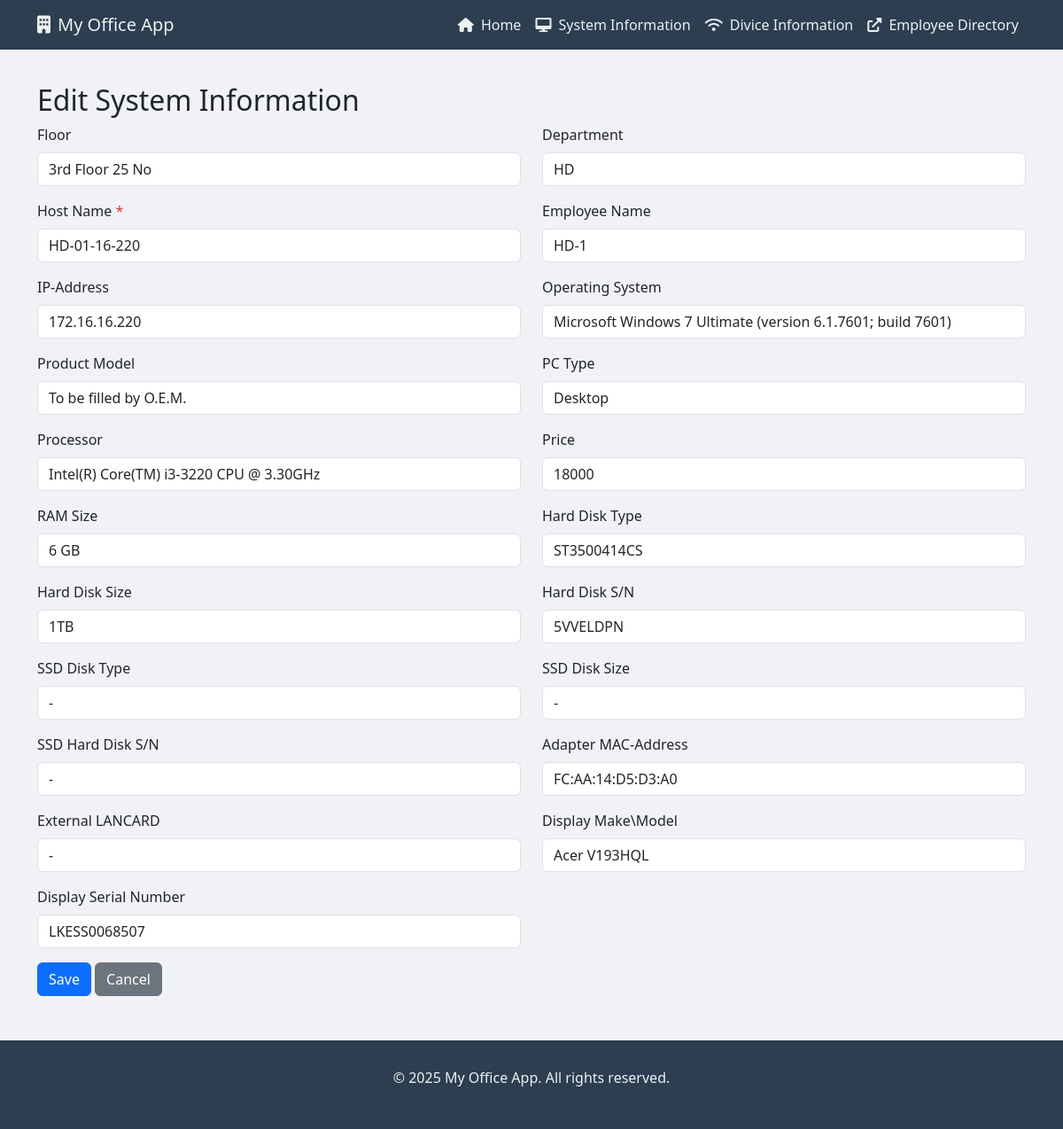
/system_info/edit/1, run on the app's committed database.
### app.py (models this page shows, shortened)
class ComputerSystem(db.Model):
    id = db.Column(db.Integer, primary_key=True)
    floor = db.Column(db.String(100))
    department = db.Column(db.String(100))
    host_name = db.Column(db.String(100), nullable=False)
    employee_name = db.Column(db.String(100))
    ip_address = db.Column(db.String(100))
    operating_system = db.Column(db.String(100))
    product_model = db.Column(db.String(100))
    pc_type = db.Column(db.String(100))
    processor = db.Column(db.String(100))
    price = db.Column(db.String(100))
    ram_size = db.Column(db.String(100))
    hard_disk_type = db.Column(db.String(100))
    hard_disk_size = db.Column(db.String(100))
    hard_disk_sn = db.Column(db.String(100))
    ssd_disk_type = db.Column(db.String(100))
    ssd_disk_size = db.Column(db.String(100))
    ssd_hard_disk_sn = db.Column(db.String(100))
    adapter_mac_address = db.Column(db.String(100))
    external_lancard = db.Column(db.String(100))
    display_make_model = db.Column(db.String(100))
    display_serial_number = db.Column(db.String(100))

### app.py (the view, shortened to what this page needs)
@app.route('/system_info/edit/<int:id>', methods=['GET', 'POST'])
def edit_system_info(id):
    system = ComputerSystem.query.get_or_404(id)
    return render_template('system_info_form.html', system=system, title='Edit System Information')

### app.py (called while the page is built)
@app.context_processor
def inject_datetime():
    return {'datetime': datetime}

### templates/system_info_form.html (shortened to what this page needs)
{% extends "base.html" %}
{% block content %}
    <div class="container mt-4">
        <h2>{{ title }}</h2>
        <form method="POST" action="{{ url_for('add_system_info') if not system else url_for('edit_system_info', id=system.id) }}">
            <div class="row">
                <div class="col-md-6 mb-3">
                    <label for="floor" class="form-label">Floor</label>
                    <input type="text" class="form-control" id="floor" name="floor" value="{{ system.floor if system else '' }}">
                </div>
                <div class="col-md-6 mb-3">
                    <label for="department" class="form-label">Department</label>
                    <input type="text" class="form-control" id="department" name="department" value="{{ system.department if system else '' }}">
                </div>
                <div class="col-md-6 mb-3">
                    <label for="host_name" class="form-label">Host Name <span class="text-danger">*</span></label>
                    <input type="text" class="form-control" id="host_name" name="host_name" value="{{ system.host_name if system else '' }}" required>
                </div>
                <div class="col-md-6 mb-3">
                    <label for="employee_name" class="form-label">Employee Name</label>
                    <input type="text" class="form-control" id="employee_name" name="employee_name" value="{{ system.employee_name if system else '' }}">
                </div>
                <div class="col-md-6 mb-3">
                    <label for="ip_address" class="form-label">IP-Address</label>
                    <input type="text" class="form-control" id="ip_address" name="ip_address" value="{{ system.ip_address if system else '' }}">
                </div>
                <div class="col-md-6 mb-3">
                    <label for="operating_system" class="form-label">Operating System</label>
                    <input type="text" class="form-control" id="operating_system" name="operating_system" value="{{ system.operating_system if system else '' }}">
                </div>
                <div class="col-md-6 mb-3">
                    <label for="product_model" class="form-label">Product Model</label>
                    <input type="text" class="form-control" id="product_model" name="product_model" value="{{ system.product_model if system else '' }}">
                </div>
                <div class="col-md-6 mb-3">
                    <label for="pc_type" class="form-label">PC Type</label>
                    <input type="text" class="form-control" id="pc_type" name="pc_type" value="{{ system.pc_type if system else '' }}">
                </div>
                <div class="col-md-6 mb-3">
                    <label for="processor" class="form-label">Processor</label>
                    <input type="text" class="form-control" id="processor" name="processor" value="{{ system.processor if system else '' }}">
                </div>
                <div class="col-md-6 mb-3">
                    <label for="price" class="form-label">Price</label>
                    <input type="text" class="form-control" id="price" name="price" value="{{ system.price if system else '' }}">
                </div>
                <div class="col-md-6 mb-3">
                    <label for="ram_size" class="form-label">RAM Size</label>
                    <input type="text" class="form-control" id="ram_size" name="ram_size" value="{{ system.ram_size if system else '' }}">
                </div>
                <div class="col-md-6 mb-3">
                    <label for="hard_disk_type" class="form-label">Hard Disk Type</label>
                    <input type="text" class="form-control" id="hard_disk_type" name="hard_disk_type" value="{{ system.hard_disk_type if system else '' }}">
                </div>
                <div class="col-md-6 mb-3">
                    <label for="hard_disk_size" class="form-label">Hard Disk Size</label>
                    <input type="text" class="form-control" id="hard_disk_size" name="hard_disk_size" value="{{ system.hard_disk_size if system else '' }}">
                </div>
                <div class="col-md-6 mb-3">
                    <label for="hard_disk_sn" class="form-label">Hard Disk S/N</label>
                    <input type="text" class="form-control" id="hard_disk_sn" name="hard_disk_sn" value="{{ system.hard_disk_sn if system else '' }}">
                </div>
                <div class="col-md-6 mb-3">
                    <label for="ssd_disk_type" class="form-label">SSD Disk Type</label>
                    <input type="text" class="form-control" id="ssd_disk_type" name="ssd_disk_type" value="{{ system.ssd_disk_type if system else '' }}">
                </div>
                <div class="col-md-6 mb-3">
                    <label for="ssd_disk_size" class="form-label">SSD Disk Size</label>
                    <input type="text" class="form-control" id="ssd_disk_size" name="ssd_disk_size" value="{{ system.ssd_disk_size if system else '' }}">
                </div>
                <div class="col-md-6 mb-3">
                    <label for="ssd_hard_disk_sn" class="form-label">SSD Hard Disk S/N</label>
                    <input type="text" class="form-control" id="ssd_hard_disk_sn" name="ssd_hard_disk_sn" value="{{ system.ssd_hard_disk_sn if system else '' }}">
                </div>
                <div class="col-md-6 mb-3">
                    <label for="adapter_mac_address" class="form-label">Adapter MAC-Address</label>
                    <input type="text" class="form-control" id="adapter_mac_address" name="adapter_mac_address" value="{{ system.adapter_mac_address if system else '' }}">
                </div>
                <div class="col-md-6 mb-3">
                    <label for="external_lancard" class="form-label">External LANCARD</label>
                    <input type="text" class="form-control" id="external_lancard" name="external_lancard" value="{{ system.external_lancard if system else '' }}">
                </div>
                <div class="col-md-6 mb-3">
                    <label for="display_make_model" class="form-label">Display Make\Model</label>
                    <input type="text" class="form-control" id="display_make_model" name="display_make_model" value="{{ system.display_make_model if system else '' }}">
                </div>
                <div class="col-md-6 mb-3">
                    <label for="display_serial_number" class="form-label">Display Serial Number</label>
                    <input type="text" class="form-control" id="display_serial_number" name="display_serial_number" value="{{ system.display_serial_number if system else '' }}">
                </div>
            </div>
            <button type="submit" class="btn btn-primary">Save</button>
            <a href="{{ url_for('system_info_list') }}" class="btn btn-secondary">Cancel</a>
        </form>
    </div>
{% endblock %}

### templates/base.html (style rules this page uses)
body { font-family: 'Segoe UI', Tahoma, Geneva, Verdana, sans-serif; background-color: #f0f2f5; overflow-x: hidden; padding-top: 70px; }

### data on the page
ComputerSystem: floor "3rd Floor 25 No", department "HD", host_name "HD-01-16-220", employee_name "HD-1", ip_address "172.16.16.220", operating_system "Microsoft Windows 7 Ultimate (version 6.1.7601; build 7601)", product_model "To be filled by O.E.M.", pc_type "Desktop", processor "Intel(R) Core(TM) i3-3220 CPU @ 3.30GHz", price "18000", ram_size "6 GB", hard_disk_type "ST3500414CS", hard_disk_size "1TB", hard_disk_sn "5VVELDPN", ssd_disk_type "-", ssd_disk_size "-", ssd_hard_disk_sn "-", adapter_mac_address "FC:AA:14:D5:D3:A0", external_lancard "-", display_make_model "Acer V193HQL", display_serial_number "LKESS0068507"

### other printed values
{{ title }} "Edit System Information"
